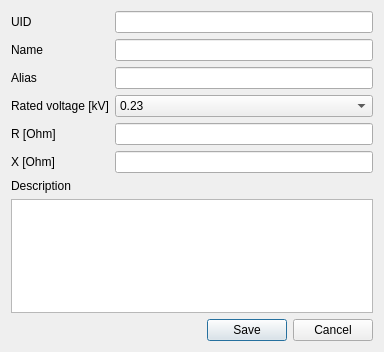
<?xml version="1.0" encoding="UTF-8"?>
<ui version="4.0">
 <class>ResistorCatalog</class>
 <widget class="QDialog" name="ResistorCatalog">
  <property name="geometry">
   <rect>
    <x>0</x>
    <y>0</y>
    <width>384</width>
    <height>352</height>
   </rect>
  </property>
  <property name="windowTitle">
   <string>Dialog</string>
  </property>
  <layout class="QGridLayout" name="gridLayout">
   <item row="0" column="1">
    <widget class="QLineEdit" name="resistorUID_lineEdit"/>
   </item>
   <item row="4" column="1">
    <widget class="QLineEdit" name="resistorR_lineEdit"/>
   </item>
   <item row="2" column="1">
    <widget class="QLineEdit" name="resistorAlias_lineEdit"/>
   </item>
   <item row="4" column="0">
    <widget class="QLabel" name="label_5">
     <property name="text">
      <string>R [Ohm]</string>
     </property>
    </widget>
   </item>
   <item row="7" column="0" colspan="2">
    <widget class="QTextEdit" name="resistorDescription_textEdit"/>
   </item>
   <item row="8" column="1">
    <widget class="QDialogButtonBox" name="resistorButtons_buttonBox">
     <property name="standardButtons">
      <set>QDialogButtonBox::Cancel|QDialogButtonBox::Save</set>
     </property>
    </widget>
   </item>
   <item row="1" column="0">
    <widget class="QLabel" name="label_2">
     <property name="text">
      <string>Name</string>
     </property>
    </widget>
   </item>
   <item row="3" column="0">
    <widget class="QLabel" name="label_4">
     <property name="text">
      <string>Rated voltage [kV]</string>
     </property>
    </widget>
   </item>
   <item row="5" column="1">
    <widget class="QLineEdit" name="resistorX_lineEdit"/>
   </item>
   <item row="5" column="0">
    <widget class="QLabel" name="label_6">
     <property name="text">
      <string>X [Ohm]</string>
     </property>
    </widget>
   </item>
   <item row="6" column="0">
    <widget class="QLabel" name="label_7">
     <property name="text">
      <string>Description</string>
     </property>
    </widget>
   </item>
   <item row="2" column="0">
    <widget class="QLabel" name="label_3">
     <property name="text">
      <string>Alias</string>
     </property>
    </widget>
   </item>
   <item row="0" column="0">
    <widget class="QLabel" name="label">
     <property name="text">
      <string>UID</string>
     </property>
    </widget>
   </item>
   <item row="1" column="1">
    <widget class="QLineEdit" name="resistorName_lineEdit"/>
   </item>
   <item row="3" column="1">
    <widget class="QComboBox" name="resistorRV_comboBox">
     <item>
      <property name="text">
       <string>0.23</string>
      </property>
     </item>
     <item>
      <property name="text">
       <string>0.4</string>
      </property>
     </item>
     <item>
      <property name="text">
       <string>0.42</string>
      </property>
     </item>
     <item>
      <property name="text">
       <string>0.52</string>
      </property>
     </item>
     <item>
      <property name="text">
       <string>3</string>
      </property>
     </item>
     <item>
      <property name="text">
       <string>6</string>
      </property>
     </item>
     <item>
      <property name="text">
       <string>6.3</string>
      </property>
     </item>
     <item>
      <property name="text">
       <string>10</string>
      </property>
     </item>
     <item>
      <property name="text">
       <string>10.3</string>
      </property>
     </item>
     <item>
      <property name="text">
       <string>10.5</string>
      </property>
     </item>
     <item>
      <property name="text">
       <string>11</string>
      </property>
     </item>
     <item>
      <property name="text">
       <string>13</string>
      </property>
     </item>
     <item>
      <property name="text">
       <string>20</string>
      </property>
     </item>
     <item>
      <property name="text">
       <string>20.5</string>
      </property>
     </item>
     <item>
      <property name="text">
       <string>33</string>
      </property>
     </item>
     <item>
      <property name="text">
       <string>35</string>
      </property>
     </item>
     <item>
      <property name="text">
       <string>36.7</string>
      </property>
     </item>
     <item>
      <property name="text">
       <string>66</string>
      </property>
     </item>
     <item>
      <property name="text">
       <string>110</string>
      </property>
     </item>
     <item>
      <property name="text">
       <string>132</string>
      </property>
     </item>
     <item>
      <property name="text">
       <string>220</string>
      </property>
     </item>
     <item>
      <property name="text">
       <string>400</string>
      </property>
     </item>
    </widget>
   </item>
  </layout>
 </widget>
 <resources/>
 <connections/>
</ui>
